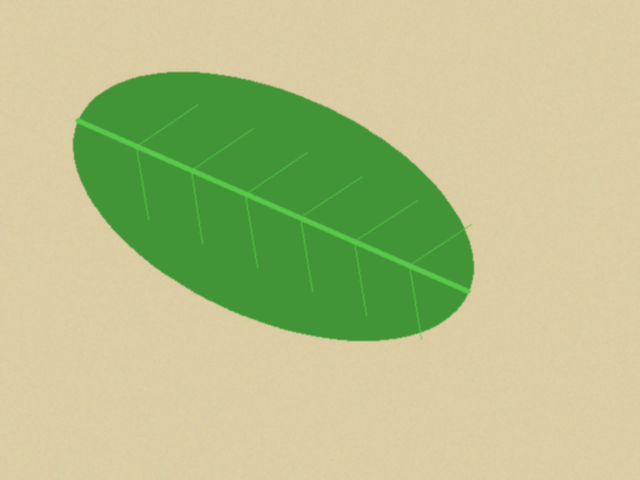
#> input picture data/sintetis/bersih/teh_001.png, 640 x 480 px
$ python -i bercak.py   (imports and definitions only)
#> lines starting #> are read from the running program, lines starting #| are printed output that depends on the picture; after the words box and inside, x2 and y2 are one past the last pixel; in counts of white or black regions, pixels touching at a corner belong together
#> further down, picture is the input picture: shape (480, 640, 3); mean B, G, R 136.8, 191.4, 181
### src/utils_tepi.py
"""utils_tepi.py: fungsi bantu evaluasi deteksi tepi dan morfologi (P5-P6 SIMUTEH)."""
import cv2
import numpy as np


# [27 lines left out: functions tepi_acuan, skor_tepi, iou, not called in this run]


def mask_daun_awal(img_bgr):
    """Mask daun sementara: ambang Otsu pada kanal saturasi (dibahas tuntas di P7)."""
    s = cv2.cvtColor(img_bgr, cv2.COLOR_BGR2HSV)[:, :, 1]
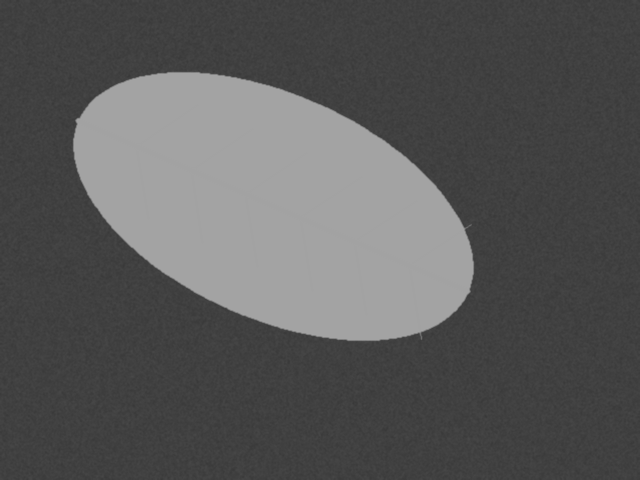
#> s: shape (480, 640); min 56, max 163, mean 88.3
    _, m = cv2.threshold(s, 0, 255, cv2.THRESH_BINARY + cv2.THRESH_OTSU)
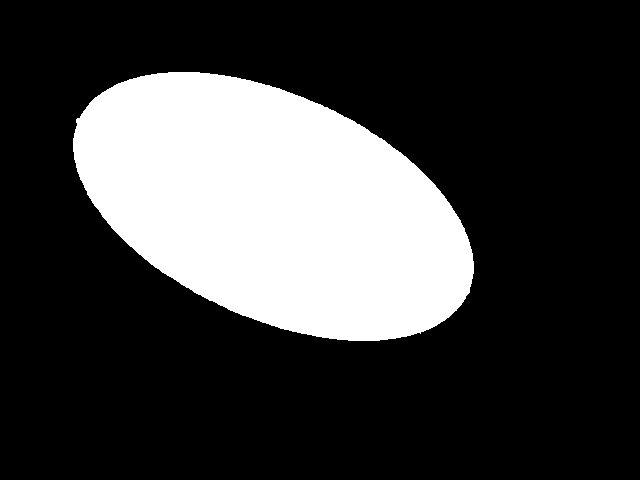
#> m: shape (480, 640); 24.5% white; 1 white region, box (x1, y1, x2, y2) and area: (73, 72, 474, 341) 75282
    return m


def bercak_awal(img_bgr, mask_daun, kanal=2, k=4.0):
    """Citra biner bercak sementara: piksel daun pada kanal terpilih yang lebih
    terang dari median daun + k x MAD (simpangan median absolut, dikali 1,4826).
    Median dan MAD dipakai karena tidak ikut terseret oleh bercak yang luas.
    Hasilnya sengaja masih kasar: memuat titik derau, potongan tulang daun,
    dan tepi daun yang harus dibersihkan dengan operasi morfologi (P6)."""
#> called with kanal = 2, k = 4
    c = img_bgr[:, :, kanal].astype(np.float32)
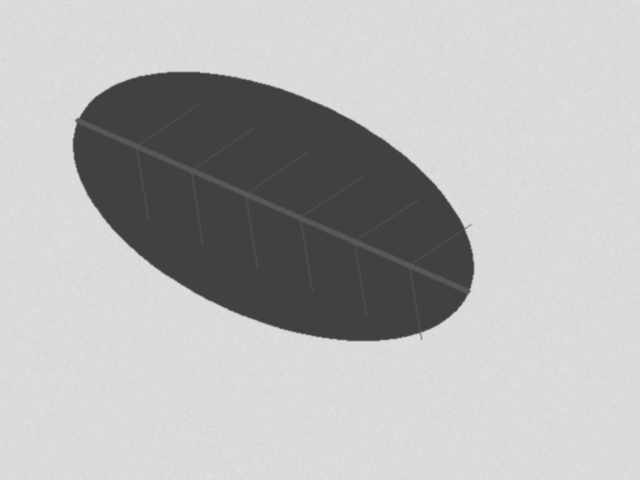
#> c: shape (480, 640) float32; min 65, max 223, mean 181
    m = mask_daun > 0
    med = np.median(c[m])
#> med = 65
    mad = 1.4826 * np.median(np.abs(c[m] - med))
#> mad = 0
    return (((c > med + k * mad) & m) * 255).astype(np.uint8)
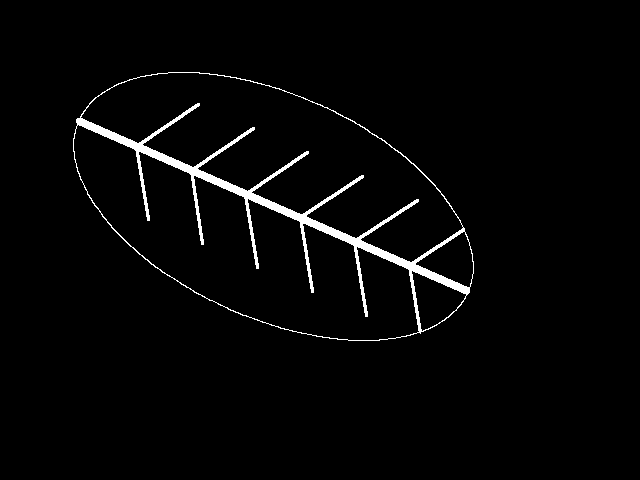
#> returned value: shape (480, 640); 2.4% white; 1 white region, box (x1, y1, x2, y2) and area: (73, 72, 474, 341) 7400

### src/bercak.py
"""bercak.py: analisis bercak SIMUTEH (dipakai ulang mulai P7)."""
import json
import cv2
import numpy as np
from utils_tepi import mask_daun_awal, bercak_awal

PARAM_BERCAK = {
    "kanal": 2,              # kanal terpilih (2 = R)
    "k": 4.0,                # ambang median + k x MAD
    "se_bentuk": "elips",    # "elips", "persegi", "silang"
    "se_open": 5,            # ukuran SE opening (0 = tidak dipakai)
    "se_close": 5,           # ukuran SE closing (0 = tidak dipakai)
    "luas_min": 20,          # piksel
    "bulat_min": 0.5,
    "rasio_maks": 1.8,
    "batas_ringan": 0.1,     # persen bercak minimum kelas Ringan
    "batas_berat": 2.0,      # persen bercak minimum kelas Berat
    "mm_per_px": 0.4375,
}

_BENTUK = {"elips": cv2.MORPH_ELLIPSE, "persegi": cv2.MORPH_RECT, "silang": cv2.MORPH_CROSS}


def _se(p, uk):
    return cv2.getStructuringElement(_BENTUK[p["se_bentuk"]], (uk, uk))


def bersihkan(biner, p):
    """Opening membuang titik derau dan potongan tipis; closing menutup celah."""
    m = biner
    # TODO 1: opening bila se_open > 0 (membuang titik derau dan tepi/tulang daun yang tipis)
    if p["se_open"] > 0:
        m = cv2.morphologyEx(m, cv2.MORPH_OPEN, _se(p, p["se_open"]))
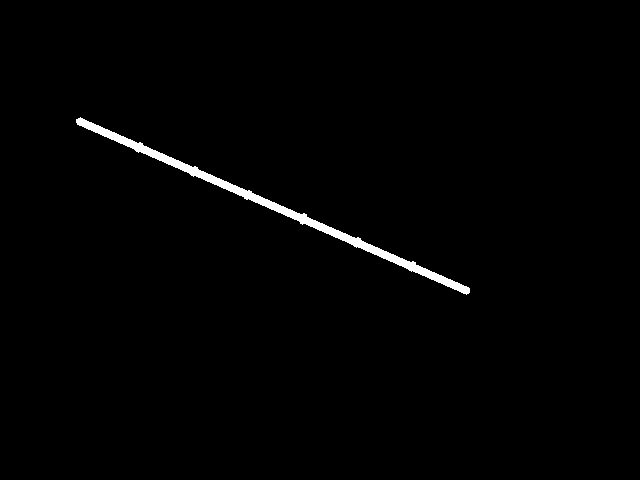
#> m: shape (480, 640); 1.1% white; 1 white region, box (x1, y1, x2, y2) and area: (76, 117, 470, 295) 3371
    # TODO 2: closing bila se_close > 0 (menutup lubang kecil di dalam bercak)
    if p["se_close"] > 0:
        m = cv2.morphologyEx(m, cv2.MORPH_CLOSE, _se(p, p["se_close"]))
#> m: shape (480, 640); 1.1% white; 1 white region, box (x1, y1, x2, y2) and area: (76, 117, 470, 295) 3373
    return m


def ukur_dan_saring(biner, p):
    """Mengembalikan mask bercak tersaring dan daftar ukuran setiap bercak."""
    keluar, daftar = np.zeros_like(biner), []
#> keluar: shape (480, 640); every value is 0
#> daftar = []
    # TODO 3: label komponen terhubung (konektivitas 8)
    n, lbl, st, cen = cv2.connectedComponentsWithStats((biner > 0).astype(np.uint8), connectivity=8)
#> n = 2; st = [[0, 0, 640, 480, 303827], [76, 117, 394, 178, 3373]]; cen = [[320, 239.9], [272.8, 205.6]]
    mm2 = p["mm_per_px"] ** 2
    for i in range(1, n):
        # TODO 4: ukur luas, keliling, kebulatan, dan rasio aspek
        luas = int(st[i, cv2.CC_STAT_AREA])
        if luas < p["luas_min"]:                 # penyaringan luas lebih dulu (murah)
            continue
        kontur, _ = cv2.findContours((lbl == i).astype(np.uint8), cv2.RETR_EXTERNAL,
                                     cv2.CHAIN_APPROX_NONE)
        keliling = cv2.arcLength(kontur[0], True)
        kebulatan = 0.0 if keliling == 0 else 4 * np.pi * luas / keliling ** 2
        w, h = cv2.minAreaRect(kontur[0])[1]
        rasio = max(w, h) / max(min(w, h), 1)
        # TODO 5: simpan hanya komponen yang lolos luas_min, bulat_min, dan rasio_maks
        if kebulatan >= p["bulat_min"] and rasio <= p["rasio_maks"]:
            keluar[lbl == i] = 255
            daftar.append({"label": i, "luas_px": luas, "luas_mm2": round(luas * mm2, 2),
                           "keliling_px": round(float(keliling), 1), "kebulatan": round(float(kebulatan), 2),
                           "rasio_aspek": round(float(rasio), 2),
                           "cx": int(cen[i][0]), "cy": int(cen[i][1])})
#> this loop made 1 pass
#> (luas, keliling, kebulatan, w, h, rasio) on pass 1: (3373, 952.5, 0.0467, 10.88, 429.4, 39.48)
    return keluar, daftar


def analisis_daun(img_praproses, p=None):
    """Masukan: citra BGR hasil praproses. Keluaran: kamus hasil analisis."""
    p = {**PARAM_BERCAK, **(p or {})}
    m_daun = mask_daun_awal(img_praproses)
    biner = bercak_awal(img_praproses, m_daun, kanal=p["kanal"], k=p["k"])
    m_bercak, daftar = ukur_dan_saring(bersihkan(biner, p), p)
#> daftar = []
    # TODO 6: persen bercak = luas bercak / luas daun x 100
    luas_daun = int((m_daun > 0).sum())
#> luas_daun = 75282
    persen = 100.0 * int((m_bercak > 0).sum()) / luas_daun if luas_daun > 0 else 0.0
#> persen = 0
    # TODO 7: kelas dari batas_ringan dan batas_berat
    if persen >= p["batas_berat"]:
        kelas = "Bercak Berat"
    elif persen >= p["batas_ringan"]:
        kelas = "Bercak Ringan"
    else:
        kelas = "Sehat"
    return {"mask_daun": m_daun, "mask_bercak": m_bercak, "jumlah_bercak": len(daftar),
            "persen_bercak": round(float(persen), 3), "kelas": kelas, "bercak": daftar}


def simpan_param(p, path="../hasil/param_bercak.json"):
    with open(path, "w") as f:
        json.dump({**PARAM_BERCAK, **p}, f, indent=2)

>>> import cv2
>>> picture = cv2.imread('../data/sintetis/bersih/teh_001.png')
>>> result = analisis_daun(picture)
#> result = 6 items

$ run again, on data/sintetis/bersih/teh_002.png
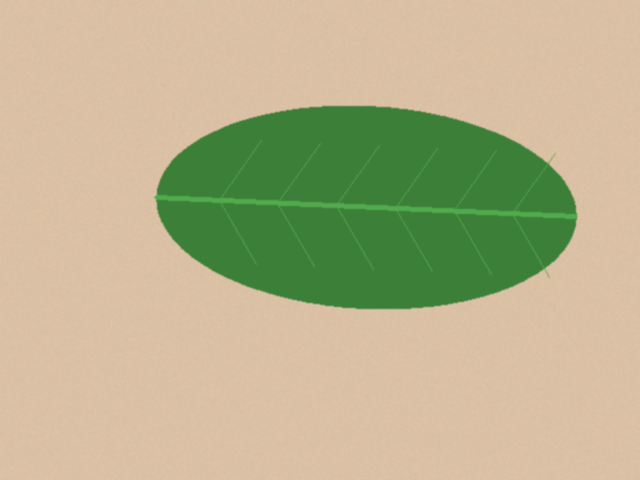
#> input picture data/sintetis/bersih/teh_002.png, 640 x 480 px
#> picture is the input picture: shape (480, 640, 3); mean B, G, R 141, 178.6, 184.1
#> in bercak_awal, `c = img_bgr[:, :, kanal].astype(np.float32)`:
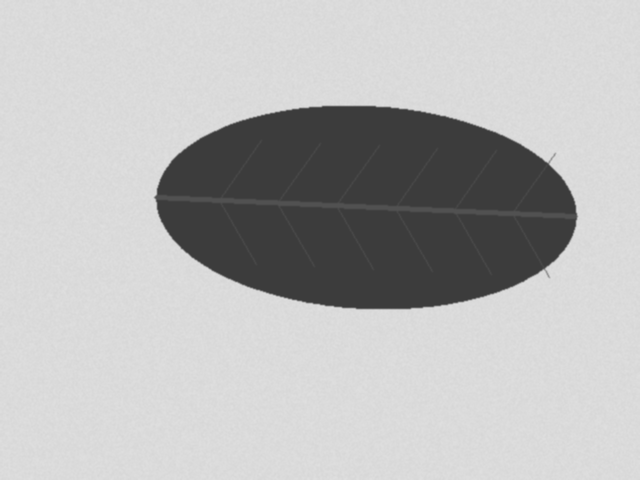
#> c: shape (480, 640) float32; min 60, max 223, mean 184.1
#> med = 60
#> mad = 0
#> in bersihkan, `m = cv2.morphologyEx(m, cv2.MORPH_OPEN, _se(p, p["se_open"]))`:
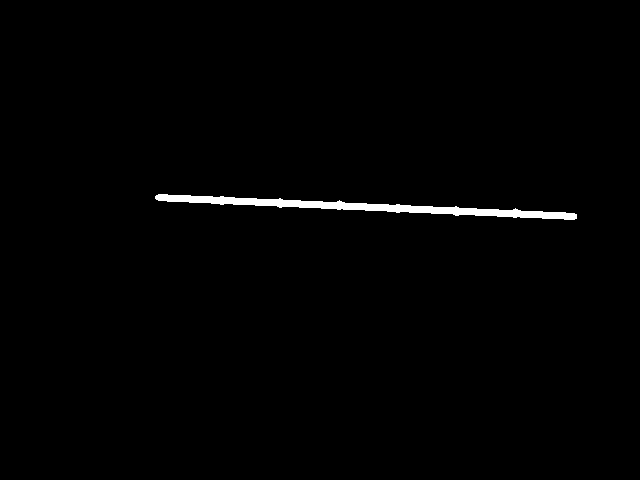
#> m: shape (480, 640); 0.99% white; 1 white region, box (x1, y1, x2, y2) and area: (155, 194, 577, 220) 3032
#> keluar: shape (480, 640); every value is 0
#> in ukur_dan_saring, `keluar, daftar = np.zeros_like(biner), []`: daftar = []
#> n = 2; st = [[0, 0, 640, 480, 304168], [155, 194, 422, 26, 3032]]; cen = [[319, 239.8], [365.9, 206.5]]
#> the loop in ukur_dan_saring, `for i in range(1, n):` made 1 pass
#> (luas, keliling, kebulatan, w, h, rasio) on pass 1: (3032, 877.8, 0.0494, 9.72, 421.6, 43.38)
#> in analisis_daun, `m_bercak, daftar = ukur_dan_saring(bersihkan(biner, p), p)`: daftar = []
#> luas_daun = 66726
#> persen = 0
#> result = 6 items

$ run again, on data/sintetis/bersih/teh_003.png
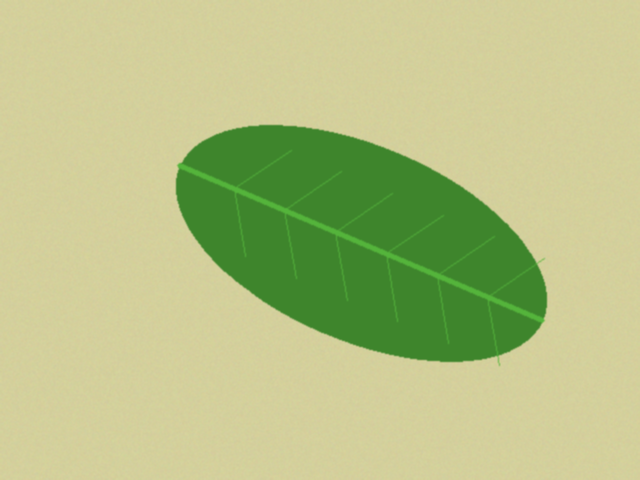
#> input picture data/sintetis/bersih/teh_003.png, 640 x 480 px
#> picture is the input picture: shape (480, 640, 3); mean B, G, R 133.7, 193.3, 182.3
#> in bercak_awal, `c = img_bgr[:, :, kanal].astype(np.float32)`:
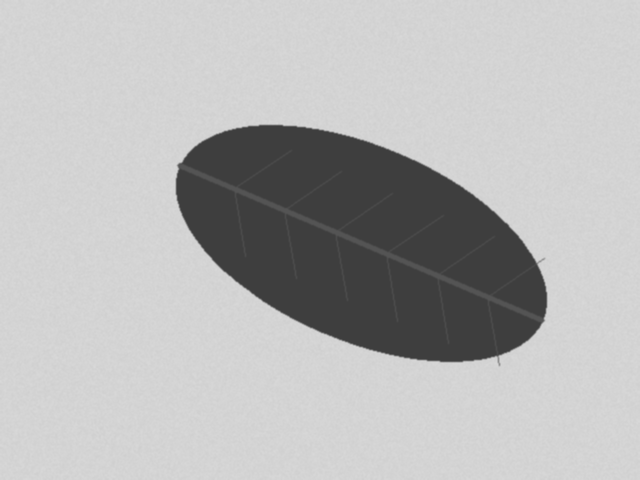
#> c: shape (480, 640) float32; min 62, max 216, mean 182.3
#> med = 62
#> mad = 0
#> in bersihkan, `m = cv2.morphologyEx(m, cv2.MORPH_OPEN, _se(p, p["se_open"]))`:
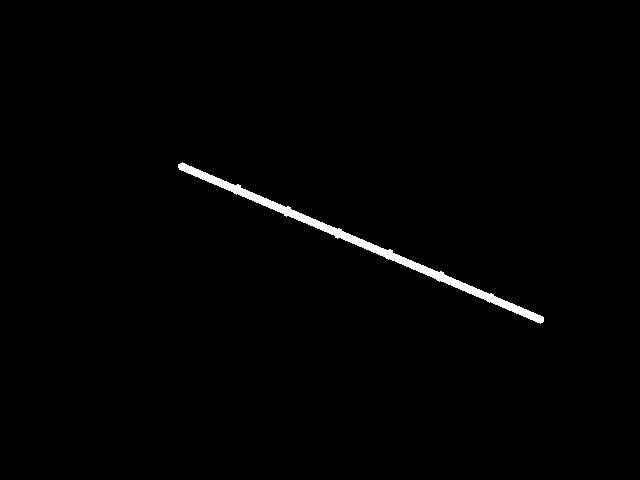
#> m: shape (480, 640); 1% white; 1 white region, box (x1, y1, x2, y2) and area: (178, 162, 544, 324) 3116
#> keluar: shape (480, 640); every value is 0
#> in ukur_dan_saring, `keluar, daftar = np.zeros_like(biner), []`: daftar = []
#> lbl: shape (480, 640) int32; values 0 (black) and 1 (white), 1% white; 1 white region, box (x1, y1, x2, y2) and area: (178, 162, 544, 324) 3118
#> n = 2; st = [[0, 0, 640, 480, 304082], [178, 162, 366, 162, 3118]]; cen = [[319.1, 239.5], [360.5, 242.5]]
#> the loop in ukur_dan_saring, `for i in range(1, n):` made 1 pass
#> (luas, keliling, kebulatan, w, h, rasio) on pass 1: (3118, 883.9, 0.0502, 10.72, 397.3, 37.05)
#> in analisis_daun, `m_bercak, daftar = ukur_dan_saring(bersihkan(biner, p), p)`: daftar = []
#> luas_daun = 60414
#> persen = 0
#> result = 6 items

$ run again, on data/sintetis/bersih/teh_004.png
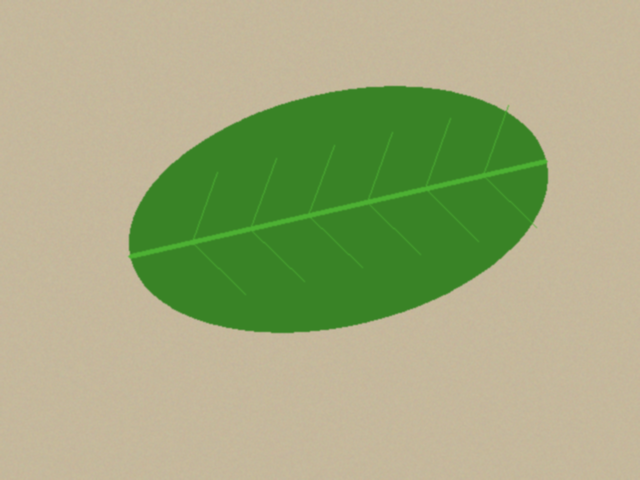
#> input picture data/sintetis/bersih/teh_004.png, 640 x 480 px
#> picture is the input picture: shape (480, 640, 3); mean B, G, R 125.8, 170.6, 161.2
#> in bercak_awal, `c = img_bgr[:, :, kanal].astype(np.float32)`:
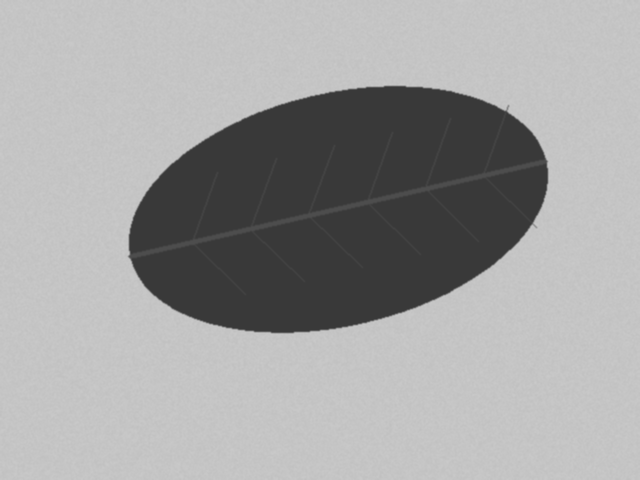
#> c: shape (480, 640) float32; min 57, max 201, mean 161.2
#> med = 57
#> mad = 0
#> in bersihkan, `m = cv2.morphologyEx(m, cv2.MORPH_OPEN, _se(p, p["se_open"]))`:
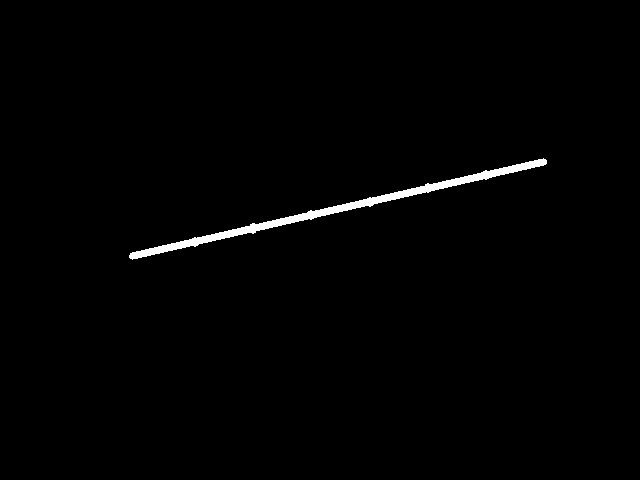
#> m: shape (480, 640); 1% white; 1 white region, box (x1, y1, x2, y2) and area: (129, 158, 547, 260) 3121
#> keluar: shape (480, 640); every value is 0
#> in ukur_dan_saring, `keluar, daftar = np.zeros_like(biner), []`: daftar = []
#> lbl: shape (480, 640) int32; values 0 (black) and 1 (white), 1% white; 1 white region, box (x1, y1, x2, y2) and area: (129, 158, 547, 260) 3130
#> n = 2; st = [[0, 0, 640, 480, 304070], [129, 158, 418, 102, 3130]]; cen = [[319.3, 239.8], [337.4, 208.5]]
#> the loop in ukur_dan_saring, `for i in range(1, n):` made 1 pass
#> (luas, keliling, kebulatan, w, h, rasio) on pass 1: (3130, 931.1, 0.0454, 428.1, 9.97, 42.95)
#> in analisis_daun, `m_bercak, daftar = ukur_dan_saring(bersihkan(biner, p), p)`: daftar = []
#> luas_daun = 77995
#> persen = 0
#> result = 6 items
